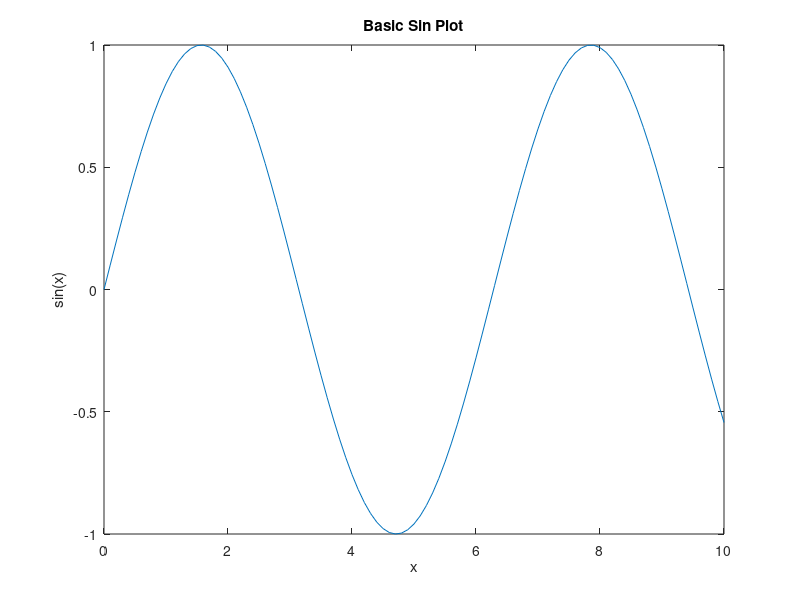

This chart was generated by the following MATLAB code:
% Basics of Octave Programming

% 1. Basic arithmetic operations
a = 5 + 3;    % Addition
b = 10 - 4;   % Subtraction
c = 3 * 6;    % Multiplication
d = 15 / 3;   % Division
e = 2^3;      % Exponentiation

% 2. Creating vectors
vector1 = [1 2 3 4 5];        % Row vector
vector2 = [1; 2; 3; 4; 5];    % Column vector
vector3 = 1:5;                % Creates [1 2 3 4 5]
vector4 = 1:0.5:3;           % Creates [1 1.5 2 2.5 3]

% 3. Creating matrices
matrix1 = [1 2 3; 4 5 6; 7 8 9];
matrix2 = zeros(3,3);        % 3x3 matrix of zeros
matrix3 = ones(2,4);         % 2x4 matrix of ones
matrix4 = eye(3);            % 3x3 identity matrix

% 4. Matrix operations
transpose_mat = matrix1';    % Matrix transpose
mat_mult = matrix1 * matrix4;% Matrix multiplication
element_mult = matrix1 .* matrix1; % Element-wise multiplication

% 5. Basic plotting
x = 0:0.1:10;
y = sin(x);
plot(x, y);
title('Basic Sin Plot');
xlabel('x');
ylabel('sin(x)');

% 6. Control structures
for i = 1:5
    disp(i);
end

if a > b
    disp('a is greater than b');
else
    disp('b is greater than or equal to a');
end

% 7. Functions (inline example)
f = @(x) x^2 + 2*x + 1;

% 8. Basic statistics
data = [1 2 3 4 5];
mean_val = mean(data);
std_val = std(data);
max_val = max(data);

% 9. String operations
str1 = 'Hello';
str2 = 'World';
concat_str = [str1 ' ' str2];

% 10. Saving and loading data
save('mydata.mat', 'matrix1');
% To load: load('mydata.mat');

% Display results
disp('Basic operations completed');
